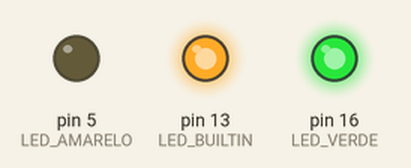
Recording of a sketch running on a simulated Arduino Uno, built with avr-gcc and run on an emulated ATmega328P. Parts: output pins drawn as LEDs (lit = HIGH). Pins used as bus, display or sensor lines are not drawn.

Above: at 1.5 s.
At 4.5 s:
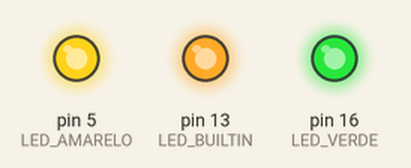
Timing chart, 0 to 7.4 s (numbered marks = the images above):
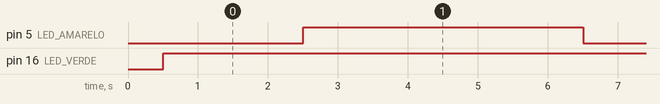

The sketch:

Semaforo.ino
```cpp
/**********
  IFG Campus Goiânia
  Autor:    Isadora Queiroz e Kenia Silva.
  Objetivo: Criação de um Semáforo de três lâmpadas com botoeira.
  Origem: ?
  URL adicional para Gerenciador de Placas: http://arduino.esp8266.com/stable/package_esp8266com_index.json
*********/
// Tabela de definições de pinos digitais
// Disponível em: https://github.com/esp8266/Arduino/issues/584
static const uint8_t D0   = 16;
static const uint8_t D1   = 5;
static const uint8_t D2   = 4;
static const uint8_t D3   = 0;
static const uint8_t D4   = 2;
static const uint8_t D5   = 14;
static const uint8_t D6   = 12;
static const uint8_t D7   = 13;
static const uint8_t D8   = 15;
static const uint8_t D9   = 3;
static const uint8_t D10  = 1;

static const uint8_t TRUE   = 1;
static const uint8_t FALSE  = 0;

#define LED_VERDE    D0
#define LED_AMARELO  D1
#define LED_VERMELHO D3
#define BOTAO        D7

void setup() {
 Serial.begin(115200);
 // Habilita o LED onboard como saída
 pinMode(LED_BUILTIN, OUTPUT);
 digitalWrite(LED_BUILTIN, !digitalRead(LED_BUILTIN));
 delay(500);
 // Define LEDS do semáforo como saída
 pinMode(LED_VERDE, OUTPUT);
 pinMode(LED_AMARELO, OUTPUT);
 pinMode(LED_VERMELHO, OUTPUT);
 // Confirma somente o LED VERDE iniciando ligado
 digitalWrite(LED_VERDE, LOW);
 digitalWrite(LED_AMARELO, HIGH);
 digitalWrite(LED_VERMELHO, HIGH);
 // Configura BOTAO como saída
 pinMode(BOTAO, OUTPUT);

}

void loop() {
 // Simula o Semáforo
 if(digitalRead(BOTAO) == TRUE){
  digitalWrite(LED_VERDE, HIGH);
  digitalWrite(LED_AMARELO, LOW);
  delay(2000);
  digitalWrite(LED_AMARELO, HIGH);
  digitalWrite(LED_VERMELHO, LOW);
    delay(4000);
  digitalWrite(LED_VERMELHO, HIGH);
  digitalWrite(LED_VERDE, LOW);
 }
}
```

Measured:
- by itself, pin 5 (LED_AMARELO): alternates HIGH for 4.0 s and LOW for 2.0 s
- by itself, pin 16 (LED_VERDE): LOW → HIGH at 0.50 s
- by itself, everything shown: repeats every 6.0 s, in 3 steps
